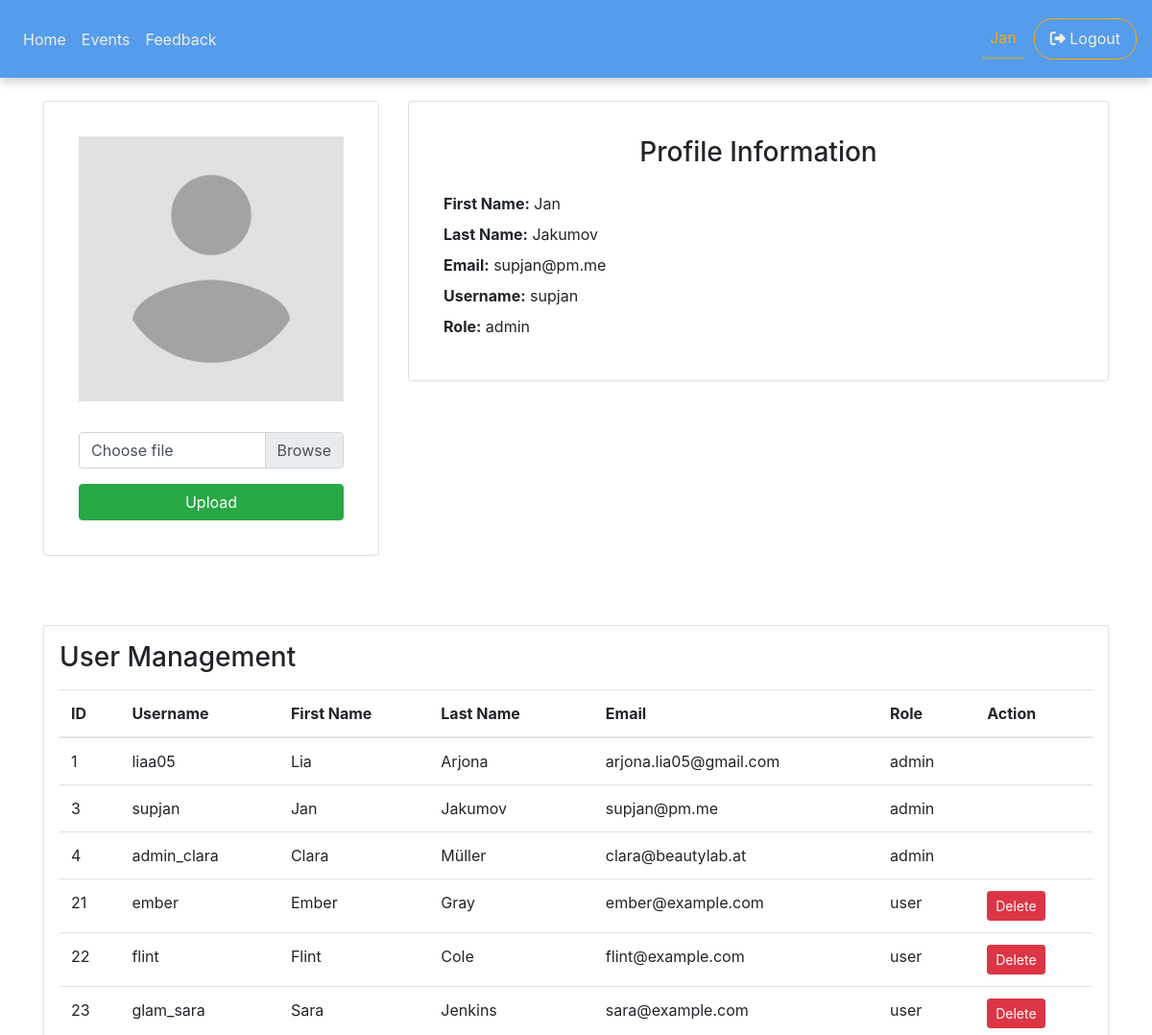
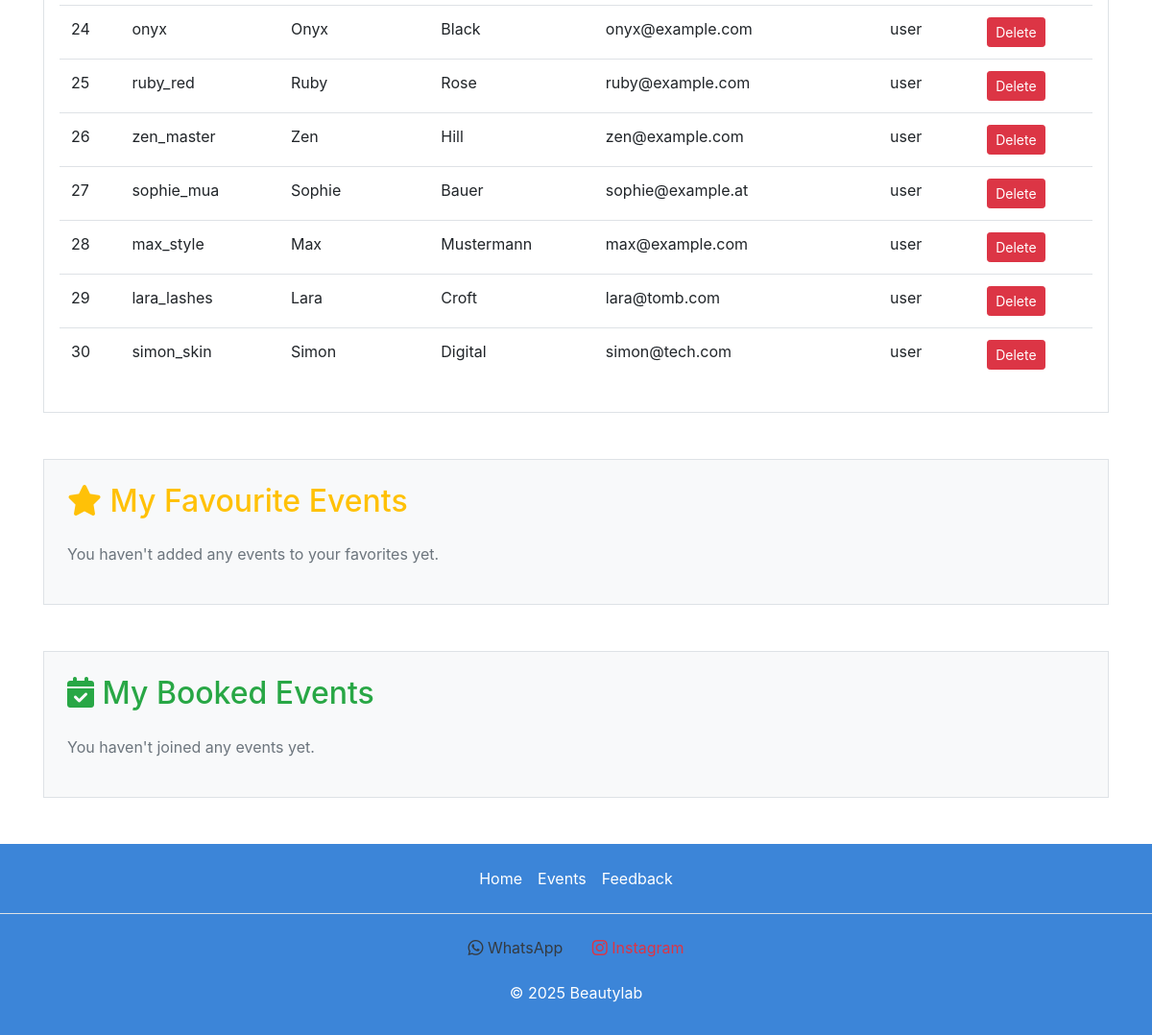
Screenshot of /profile.php (signed in) with the database file from the repository (2 pictures, top to bottom).
### tables this page shows
CREATE TABLE `users` (
  `user_id` int(11) NOT NULL,
  `username` varchar(50) NOT NULL,
  `first_name` varchar(50) NOT NULL,
  `last_name` varchar(50) NOT NULL,
  `email` varchar(100) NOT NULL,
  `user_password` varchar(255) NOT NULL,
  `user_role` varchar(50) DEFAULT 'user',
  `created_at` timestamp NOT NULL DEFAULT current_timestamp(),
  `image_path` varchar(255) DEFAULT 'profile_pictures/placeholder.jpg'
);

### profile.php (the view, shortened to what this page needs)
<?php
require 'db_connection.php';
$user_id = $_SESSION['user_id'];
$display_image = "profile_pictures/placeholder.jpg";
?>
<!DOCTYPE html>
<html lang="en">
<head>
    <?php include "head_links.php" ?>
</head>
<body>
    <?php include 'nav.php'; ?>
    <div class="container mt-4">
        <div class="row">
            <div class="col-md-4">
                <div class="card text-center shadow-sm p-3 mb-4 bg-white rounded">
                    <div class="card-body">
                        <img src="<?php echo htmlspecialchars($display_image); ?>" alt="Profile Picture" class="img-fluid mb-3">
                        <form action="" method="POST" enctype="multipart/form-data" class="mt-3">
                            <div class="custom-file mb-3">
                                <label class="custom-file-label" for="image_path">Choose file</label>
                            </div>
                            <button type="submit" name="submit_image" class="btn btn-success w-100">Upload</button>
                        </form>
                    </div>
                </div>
            </div>
            <div class="col-md-8">
                <div class="card shadow-sm p-3 mb-4 bg-white rounded">
                    <div class="card-body">
                        <h3 class="mb-4 text-center">Profile Information</h3>
                        <div class="mb-2"><strong>First Name:</strong> <span><?php echo $_SESSION['first_name']; ?></span></div>
                        <div class="mb-2"><strong>Last Name:</strong> <span><?php echo $_SESSION['last_name']; ?></span></div>
                        <div class="mb-2"><strong>Email:</strong> <span><?php echo $_SESSION['email']; ?></span></div>
                        <div class="mb-2"><strong>Username:</strong> <span><?php echo $_SESSION['username']; ?></span></div>
                        <div class="mb-2"><strong>Role:</strong> <span><?php echo $_SESSION['user_role']; ?></span></div>
                    </div>
                </div>
            </div>
        </div>
        <?php if (isset($_SESSION['user_role']) && $_SESSION['user_role'] == 'admin') { ?>
            <div class="container px-0 mt-5 border p-3 bg-white">
                <h3 class="mb-3">User Management</h3>
                <?php
                $sql = "SELECT user_id, username, first_name, last_name, email, user_role FROM users";
                $result = $conn->query($sql);
                if ($result && $result->num_rows > 0) {
                ?>
                    <div class="table-responsive">
                        <table class="table table-hover">
                            <thead>
                                <tr>
                                    <th scope="col">ID</th>
                                    <th scope="col">Username</th>
                                    <th scope="col">First Name</th>
                                    <th scope="col">Last Name</th>
                                    <th scope="col">Email</th>
                                    <th scope="col">Role</th>
                                    <th scope="col">Action</th>
                                </tr>
                            </thead>
                            <tbody>
                                <?php while ($row = $result->fetch_assoc()) { ?>
                                    <tr>
                                        <td><?php echo htmlspecialchars($row["user_id"]); ?></td>
                                        <td><?php echo htmlspecialchars($row["username"]); ?></td>
                                        <td><?php echo htmlspecialchars($row["first_name"]); ?></td>
                                        <td><?php echo htmlspecialchars($row["last_name"]); ?></td>
                                        <td><?php echo htmlspecialchars($row["email"]); ?></td>
                                        <td><?php echo htmlspecialchars($row["user_role"]); ?></td>
                                        <td>
                                            <?php if ($row["user_role"] != "admin") { ?>
                                                <form action="delete_user.php" method="POST" class="d-inline">
                                                    <button type="submit" class="btn btn-danger btn-sm" onclick="return confirm('Delete this user?');">Delete</button>
                                                </form>
                                            <?php } ?>
                                        </td>
                                    </tr>
                                <?php } ?>
                            </tbody>
                        </table>
                    </div>
                <?php } else {
                    echo "<p>No users found.</p>";
                } ?>
            </div>
        <?php } ?>
        <div class="container px-0 mt-5 border p-4 bg-light">
            <h2 class="mb-4 text-warning"><i class="fa-solid fa-star"></i> My Favourite Events</h2>
            <div class="row">
                <?php
                $stmt = $conn->prepare("SELECT e.* FROM events e JOIN user_events ue ON e.event_id = ue.event_id WHERE ue.user_id = ? AND ue.is_favorite = 1");
                $stmt->bind_param("i", $user_id);
                $stmt->execute();
                $result = $stmt->get_result();
                if ($result->num_rows > 0) {
                    while ($row = $result->fetch_assoc()) {
                        $image = !empty($row['image_path']) ? $row['image_path'] : "Bilder/Placeholder.jpg";
                        $event_id = $row['event_id'];
                ?>
                        <div class="col-12 col-sm-6 col-md-4 mb-4">
                            <div class="card h-100 shadow-sm">
                                <img class="card-img-top" src="<?php echo $image; ?>" alt="Event Image" style="height: 200px; object-fit: cover;">
                                <div class="card-body">
                                    <h5 class="card-title"><?php echo htmlspecialchars($row["title"]); ?></h5>
                                    <p class="card-text text-muted small"><?php echo nl2br(htmlspecialchars(substr($row["description"], 0, 100))) . '...'; ?></p>
                                    <p class="card-text small">
                                        <strong>Date:</strong> <?php echo $row["event_date"]; ?><br>
                                        <strong>Time:</strong> <?php echo substr($row["event_time"], 0, 5); ?><br>
                                        <strong>Location:</strong> <?php echo $row["location"]; ?>
                                    </p>
                                </div>
                                <div class="card-footer d-flex justify-content-between">
                                    <form method="POST" action="toggle_favorite.php" class="d-inline">
                                        <input type="hidden" name="event_id" value="<?php echo $event_id; ?>">
                                        <button type="submit" class="btn btn-warning btn-sm" title="Remove Favorite"><i class="fa-solid fa-star"></i></button>
                                    </form>
                                </div>
                            </div>
                        </div>
                <?php
                    }
                } else {
                    echo "<div class='col-12'><p class='text-muted'>You haven't added any events to your favorites yet.</p></div>";
                }
                ?>
            </div>
        </div>
        <div class="container px-0 mt-5 border p-4 bg-light mb-5">
            <h2 class="mb-4 text-success"><i class="fa-solid fa-calendar-check"></i> My Booked Events</h2>
            <div class="row">
                <?php
                $stmt = $conn->prepare("SELECT e.* FROM events e JOIN user_events ue ON e.event_id = ue.event_id WHERE ue.user_id = ? AND ue.is_participating = 1");
                $stmt->bind_param("i", $user_id);
                $stmt->execute();
                $result = $stmt->get_result();
                if ($result->num_rows > 0) {
                    while ($row = $result->fetch_assoc()) {
                        $image = !empty($row['image_path']) ? $row['image_path'] : "Bilder/Placeholder.jpg";
                        $event_id = $row['event_id'];
                ?>
                        <div class="col-12 col-sm-6 col-md-4 mb-4">
                            <div class="card h-100 shadow-sm">
                                <img class="card-img-top" src="<?php echo $image; ?>" alt="Event Image" style="height: 200px; object-fit: cover;">
                                <div class="card-body">
                                    <h5 class="card-title"><?php echo htmlspecialchars($row["title"]); ?></h5>
                                    <p class="card-text text-muted small"><?php echo nl2br(htmlspecialchars(substr($row["description"], 0, 100))) . '...'; ?></p>
                                    <p class="card-text small">
                                        <strong>Date:</strong> <?php echo $row["event_date"]; ?><br>
                                        <strong>Time:</strong> <?php echo substr($row["event_time"], 0, 5); ?><br>
                                        <strong>Location:</strong> <?php echo $row["location"]; ?>
                                    </p>
                                </div>
                                <div class="card-footer d-flex justify-content-between">
                                    <form method="POST" action="toggle_participate.php" class="d-inline">
                                        <input type="hidden" name="event_id" value="<?php echo $event_id; ?>">
                                        <button type="submit" class="btn btn-success btn-sm" title="Cancel Participation"><i class="fa-solid fa-check"></i> Participating</button>
                                    </form>
                                </div>
                            </div>
                        </div>
                <?php
                    }
                } else {
                    echo "<div class='col-12'><p class='text-muted'>You haven't joined any events yet.</p></div>";
                }
                ?>
            </div>
        </div>
    </div>
    <?php
    include "footer.php"
    ?>
</body>
</html>

### style.css (style rules this page uses)
.custom-file-label { text-align: left !important; }
:root { --main-bg-color: #569ced; --dark-bg-color: #3c85d8; --light-text: #F0EFE3; --secondary-sage: #8AA89C; --btn-dark-green: #455c56; --accent-color: #ffaa00; }

### rows the page displays
users: user_id "1", username "liaa05", first_name "Lia", last_name "Arjona", email "arjona.lia05@gmail.com", user_role "admin"
users: user_id "3", username "supjan", first_name "Jan", last_name "Jakumov", email "supjan@pm.me", user_role "admin"
users: user_id "4", username "admin_clara", first_name "Clara", last_name "Müller", email "clara@beautylab.at", user_role "admin"
users: user_id "21", username "ember", first_name "Ember", last_name "Gray", email "ember@example.com", user_role "user"
users: user_id "22", username "flint", first_name "Flint", last_name "Cole", email "flint@example.com", user_role "user"
users: user_id "23", username "glam_sara", first_name "Sara", last_name "Jenkins", email "sara@example.com", user_role "user"
users: user_id "24", username "onyx", first_name "Onyx", last_name "Black", email "onyx@example.com", user_role "user"
users: user_id "25", username "ruby_red", first_name "Ruby", last_name "Rose", email "ruby@example.com", user_role "user"
users: user_id "26", username "zen_master", first_name "Zen", last_name "Hill", email "zen@example.com", user_role "user"
users: user_id "27", username "sophie_mua", first_name "Sophie", last_name "Bauer", email "sophie@example.at", user_role "user"
users: user_id "28", username "max_style", first_name "Max", last_name "Mustermann", email "max@example.com", user_role "user"
users: user_id "29", username "lara_lashes", first_name "Lara", last_name "Croft", email "lara@tomb.com", user_role "user"
users: user_id "30", username "simon_skin", first_name "Simon", last_name "Digital", email "simon@tech.com", user_role "user"

### other values shown
$_SESSION['first_name'] "Jan"
$_SESSION['last_name'] "Jakumov"
$_SESSION['email'] "supjan@pm.me"
$_SESSION['username'] "supjan"
$_SESSION['user_role'] "admin"
